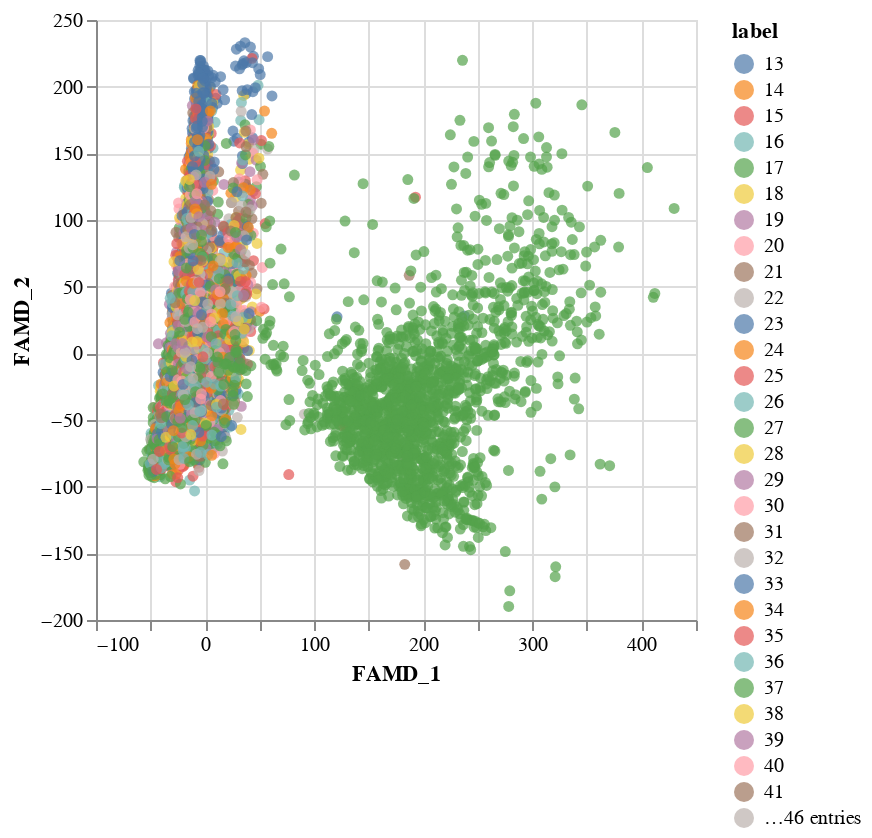

This figure's notebook cell:
### Code cell
# Optional: add labels from original df
df_famd['label'] = df['FIMMOTD']

# Altair plot
chart = alt.Chart(df_famd.reset_index()).mark_circle().encode(
    x='FAMD_1',
    y='FAMD_2',
    color='label:N',
    tooltip='label'
).interactive()

chart

### Figure 1 — Vega-Lite specification as saved in the notebook (floating-point values rounded to 4 significant figures; data arrays with more than 128 entries replaced by an {"elided": "..."} marker saying what was removed)
{"config": {"view": {"continuousWidth": 300, "continuousHeight": 300}}, "data": {"name": "data-950d76629f88d3d582c7d6b2e8421636"}, "mark": {"type": "circle"}, "encoding": {"color": {"field": "label", "type": "nominal"}, "tooltip": {"field": "label", "type": "quantitative"}, "x": {"field": "FAMD_1", "type": "quantitative"}, "y": {"field": "FAMD_2", "type": "quantitative"}}, "params": [{"name": "param_62", "select": {"type": "interval", "encodings": ["x", "y"]}, "bind": "scales"}], "$schema": "https://vega.github.io/schema/vega-lite/v5.20.1.json", "datasets": {"data-950d76629f88d3d582c7d6b2e8421636": {"elided": "19560 records"}}}
